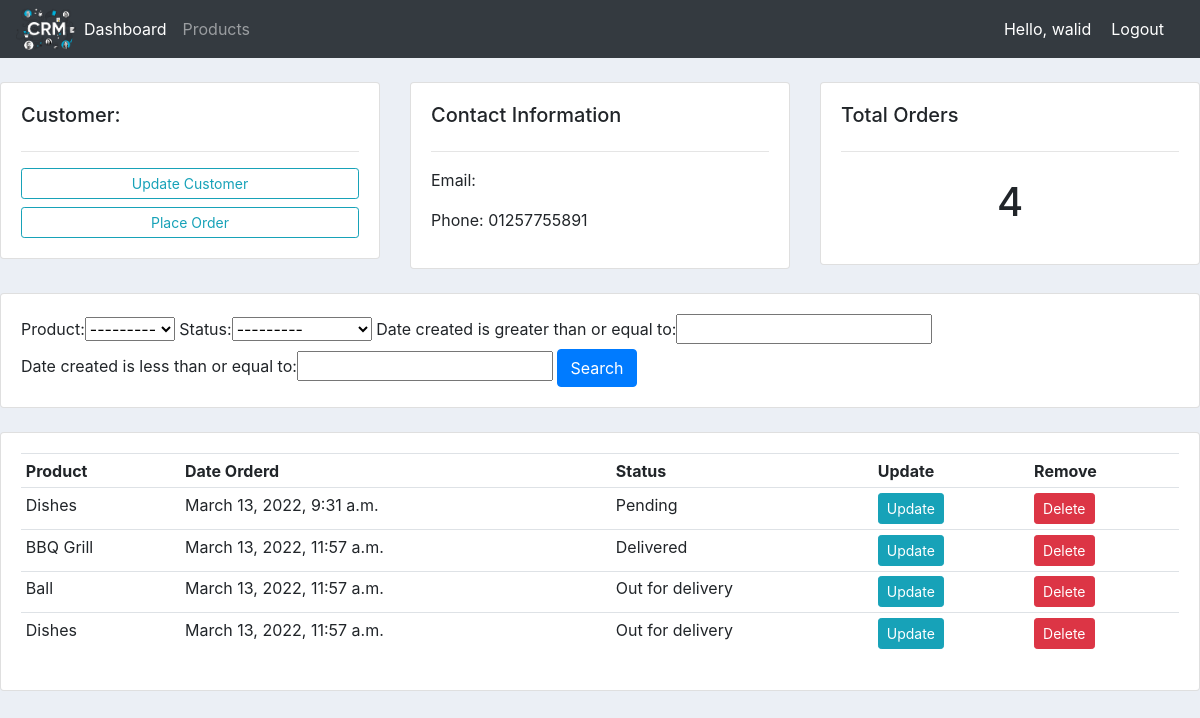
/customer/2/ (signed in), run on an earlier commit of the app's database.
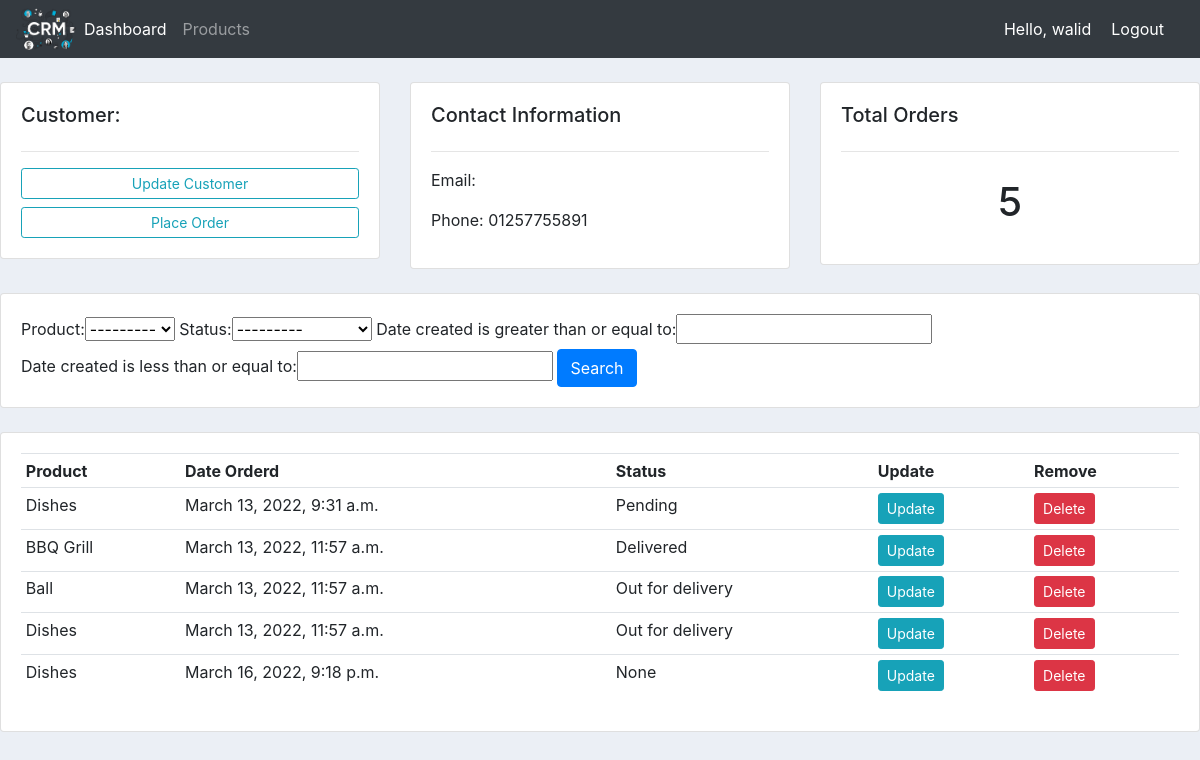
And on a later commit of the database.
### accounts/models.py (models this page shows, shortened)
class Order(models.Model):
    STATUS = (
        ('Pending','Pending'),
        ('Out for delivery','Out for delivery'),
        ('Delivered','Delivered'),
    )
    customer = models.ForeignKey(Customer, null=True, on_delete=models.SET_NULL) #One to many rel.
    product = models.ForeignKey(Product, null=True, on_delete=models.SET_NULL)
    date_created = models.DateTimeField(auto_now_add=True, null=True)
    status = models.CharField(max_length=200, null=True, choices=STATUS)

class Product(models.Model):
    CATEGORY = (
        ('Indoor','Indoor'),
        ('Outdoor','Outdoor'),
    )
    name =  models.CharField(max_length=200, null=True)
    price =  models.FloatField(null=True)
    category =  models.CharField(max_length=200, null=True, choices=CATEGORY)
    description =  models.CharField(max_length=200, null=True, blank=True) #blank means can make it blank.
    date_created = models.DateTimeField(auto_now_add=True, null=True)
    tags = models.ManyToManyField(Tag) #Many to many rel.
    def __str__(self):
        return self.name

### accounts/decorators.py (the view)
        def wrapper_func(request, *args, **kwargs):
            group = None
            if request.user.groups.exists():
                group = request.user.groups.all()[0].name
            if group in allowed_roles:
                return view_func(request, *args, **kwargs)
            else:
                return HttpResponse('You are not authorized to view this page.')

### accounts/views.py (called while the page is built)
@login_required(login_url='login')
@allowed_users(allowed_roles=['admin'])
def customer(request, pk_test):
    customer = Customer.objects.get(id=pk_test)
    orders = customer.order_set.all()
    total_orders = orders.count()
    myFilter = OrderFilter(request.GET, queryset=orders)
    orders = myFilter.qs
    context = {'customer':customer, 'orders':orders, 'total_orders':total_orders, 'myFilter':myFilter}
    return render(request, 'accounts/customer.html', context)

### accounts/templates/accounts/customer.html
{% extends 'accounts/main.html' %}
{% block content %}
<br>
<div class="row">
	<div class="col-md">
		<div class="card card-body">
			<h5>Customer:</h5>
			<hr>
			<a class="btn btn-outline-info  btn-sm btn-block" href="{% url 'account' %}">Update Customer</a>
			<a class="btn btn-outline-info  btn-sm btn-block" href="{% url 'create_order' customer.id %}">Place Order</a>
		</div>
	</div>
	<div class="col-md">
		<div class="card card-body">
			<h5>Contact Information</h5>
			<hr>
			<p>Email: {{customer.email}} </p>
			<p>Phone: {{customer.phone}}</p>
		</div>
	</div>
	<div class="col-md">
		<div class="card card-body">
			<h5>Total Orders</h5>
			<hr>
			<h1 style="text-align: center;padding: 10px">{{total_orders}}</h1>
		</div>
	</div>
</div>
<br>
<div class="row">
	<div class="col">
		<div class="card card-body">
			<form method="get">
				{{myFilter.form}}
		    <button class="btn btn-primary" type="submit">Search</button>
		  </form>
		</div>
	</div>
</div>
<br>
<div class="row">
	<div class="col-md">
		<div class="card card-body">
			<table class="table table-sm">
				<tr>
					<th>Product</th>
					<th>Date Orderd</th>
					<th>Status</th>
					<th>Update</th>
					<th>Remove</th>
				</tr>
				{% for order in orders %}
				<tr>
					<td>{{order.product}}</td>
					<td>{{order.date_created}}</td>
					<td>{{order.status}}</td>
					<td><a class="btn btn-sm btn-info" href="{% url 'update_order' order.id %}">Update</a></td>
					<td><a class="btn btn-sm btn-danger" href="{% url 'delete_order' order.id %}">Delete</a></td>
				</tr>
				{% endfor %}
			</table>
		</div>
	</div>
</div>
{% endblock %}

What changed in the data, as far as the page shows it:
added Order: product "Dishes", date_created "March 16, 2022, 9:18 p.m.", status "None"
Also different on the page:
{{ total_orders }}: "4" → "5"
